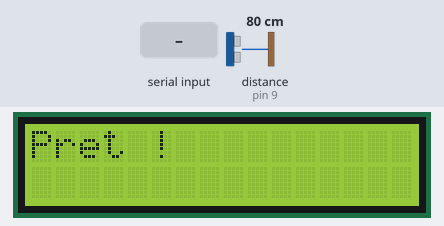
Recording of a sketch running on a simulated Arduino Uno, built with avr-gcc and run on an emulated ATmega328P. Parts: 16×2 character LCD. Wiring (inferred from the names in the program): ultrasonic range finder: trigger pin 8; echo pin 9. The test bench sets the inputs (shaded band); at power-on: distance to the obstacle (sensor on pin 9) 80 cm. The echo pulse lasts 58.3 µs per cm; what the sketch prints to the serial monitor is not drawn.

Above: at 1.2 s.
1.3 s: "1\n" received over Serial
At 1.9 s:
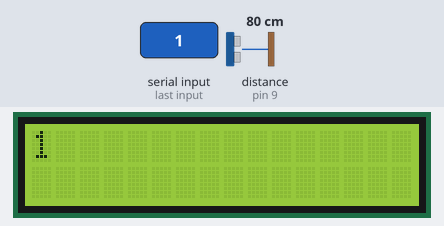
2.8 s: distance to the obstacle (sensor on pin 9) set to 29 cm
4.3 s: distance to the obstacle (sensor on pin 9) set to 22 cm
7.3 s: "0\n" received over Serial
At 7.7 s:
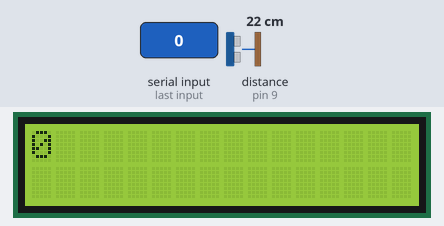
Timing chart, 0 to 9.8 s (numbered marks = the images above; inputs shaded):
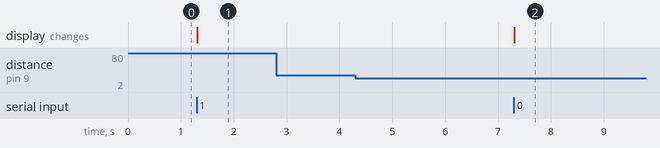

The sketch:

cooking_steps.ino
```cpp
#include <Wire.h>
#include <LiquidCrystal_I2C.h>

LiquidCrystal_I2C lcd(0x27, 16, 2);

const int trigPin = 8;
const int echoPin = 9;
const int seuil = 25;

unsigned long lastDetection = 0;
const unsigned long debounceDelay = 2000;

String currentLine = "";
int scrollIndex = 0;
unsigned long lastScrollTime = 0;
const unsigned long scrollInterval = 300;

void setup() {
  lcd.init();
  lcd.backlight();
  Serial.begin(9600);
  pinMode(trigPin, OUTPUT);
  pinMode(echoPin, INPUT);
  lcd.setCursor(0, 0);
  lcd.print("Pret !");
}

void loop() {
  // --- 1. Capteur actif tout le temps
  if (objetDetecte()) {
    if (millis() - lastDetection > debounceDelay) {
      Serial.println("next");
      lastDetection = millis();
      currentLine = ""; // Annule l'affichage en cours
    }
  }

  // --- 2. Réception message depuis le PC
  if (Serial.available()) {
    currentLine = Serial.readStringUntil('\n');
    scrollIndex = 0;
    lastScrollTime = millis();
    lcd.clear();
  }

  // --- 3. Affichage scrollable non-bloquant
  if (currentLine.length() <= 16) {
    lcd.setCursor(0, 0);
    lcd.print(currentLine);
  } else {
    if (millis() - lastScrollTime >= scrollInterval) {
      lcd.setCursor(0, 0);
      lcd.print(currentLine.substring(scrollIndex, scrollIndex + 16));
      scrollIndex++;
      if (scrollIndex > currentLine.length() - 16) scrollIndex = 0;
      lastScrollTime = millis();
    }
  }
}

// --- Détection ultrason
bool objetDetecte() {
  digitalWrite(trigPin, LOW);
  delayMicroseconds(2);
  digitalWrite(trigPin, HIGH);
  delayMicroseconds(10);
  digitalWrite(trigPin, LOW);

  long duree = pulseIn(echoPin, HIGH, 30000);
  float distance = duree * 0.034 / 2;

  return (distance > 0 && distance < seuil);
}
```

Measured:
- after the input at 1.3 s, the display: changes at once (image 1)
- after the input at 2.8 s, every drawn part: stays the same
- after the input at 4.3 s, every drawn part: stays the same
- after the input at 7.3 s, the display: changes at once (image 2)
